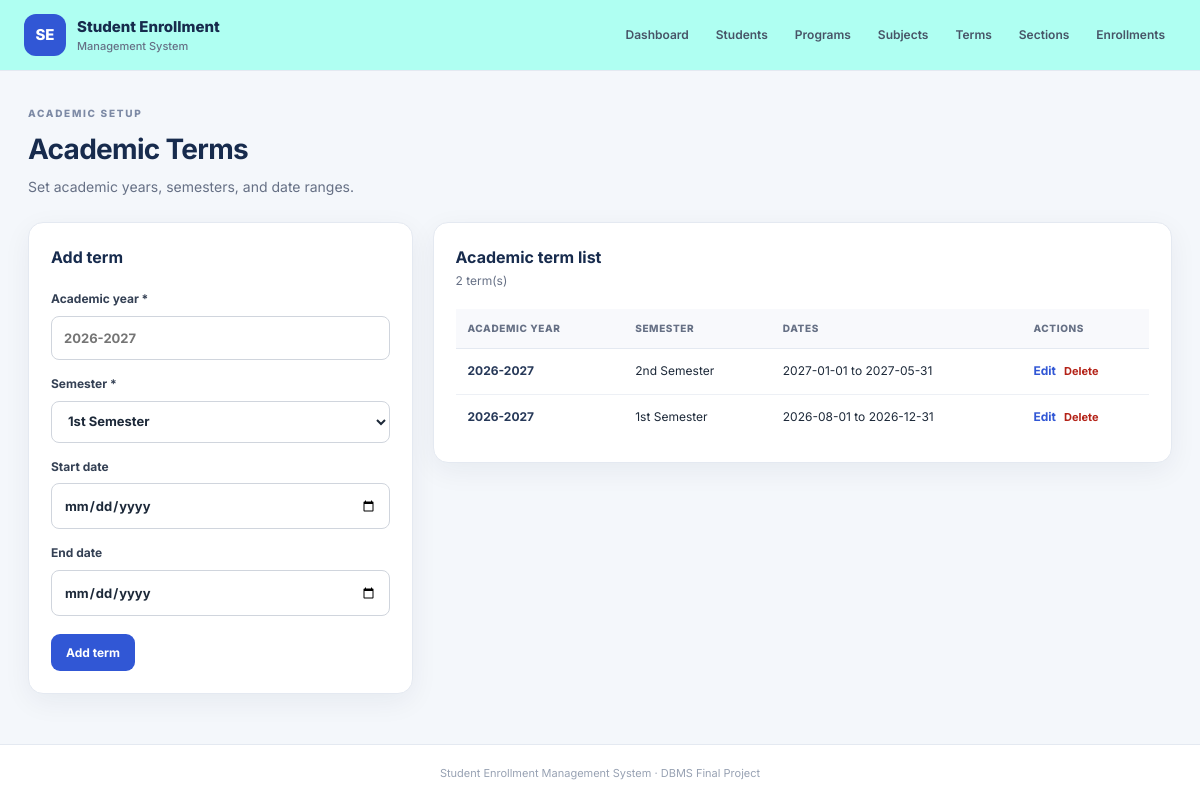
Page /terms.php on the committed database.
### tables this page shows
CREATE TABLE IF NOT EXISTS Terms (
  term_id INT AUTO_INCREMENT PRIMARY KEY,
  academic_year VARCHAR(9) NOT NULL,
  semester VARCHAR(20) NOT NULL,
  start_date DATE NULL,
  end_date DATE NULL,
  UNIQUE KEY uq_term (academic_year, semester)
);

### config.php (called while the page is built, shortened)
<?php
function h($value): string {
    return htmlspecialchars((string)($value ?? ''), ENT_QUOTES, 'UTF-8');
}

### terms.php (the view, shortened to what this page needs)
<?php
require 'config.php';
$edit=null;if(isset($_GET['edit'])){$st=$pdo->prepare('SELECT * FROM Terms WHERE term_id=?');$st->execute([(int)$_GET['edit']]);$edit=$st->fetch();}
$rows=$pdo->query('SELECT * FROM Terms ORDER BY academic_year DESC,term_id DESC')->fetchAll();$pageTitle='Academic Terms';require 'header.php';
?>
<div class="page-heading"><div><p class="eyebrow">ACADEMIC SETUP</p><h1>Academic Terms</h1><p>Set academic years, semesters, and date ranges.</p></div></div>
<div class="content-grid">
<section class="panel"><div class="panel-heading"><h2><?= $edit?'Edit term':'Add term' ?></h2></div><form method="post" class="form-grid one-col">
<label>Academic year *<input required pattern="\d{4}-\d{4}" name="academic_year" value="<?= h($edit['academic_year']??'') ?>" placeholder="2026-2027"></label>
<label>Semester *<select name="semester" required><?php foreach(['1st Semester','2nd Semester','Summer'] as $sem): ?><option <?= ($edit['semester']??'')===$sem?'selected':'' ?>><?= h($sem) ?></option><?php endforeach; ?></select></label>
<label>Start date<input type="date" name="start_date" value="<?= h($edit['start_date']??'') ?>"></label>
<label>End date<input type="date" name="end_date" value="<?= h($edit['end_date']??'') ?>"></label>
<div class="form-actions"><button class="btn"><?= $edit?'Save changes':'Add term' ?></button><?php if($edit): ?><a class="btn btn-outline" href="terms.php">Cancel</a><?php endif; ?></div></form></section>
<section class="panel"><div class="panel-heading"><div><h2>Academic term list</h2><p><?= count($rows) ?> term(s)</p></div></div><div class="table-wrap"><table><thead><tr><th>Academic year</th><th>Semester</th><th>Dates</th><th>Actions</th></tr></thead><tbody>
<?php foreach($rows as $r): ?><tr><td><strong><?= h($r['academic_year']) ?></strong></td><td><?= h($r['semester']) ?></td><td><?= h(($r['start_date']?:'—').' to '.($r['end_date']?:'—')) ?></td><td class="actions"><a class="text-link" href="?edit=<?= (int)$r['term_id'] ?>">Edit</a><form method="post" onsubmit="return confirm('Delete this term?');"><?= csrf_field() ?><input type="hidden" name="action" value="delete"><input type="hidden" name="term_id" value="<?= (int)$r['term_id'] ?>"><button class="link-danger">Delete</button></form></td></tr><?php endforeach; ?>
<?php if(!$rows): ?><tr><td colspan="4" class="muted">No terms yet.</td></tr><?php endif; ?></tbody></table></div></section>
</div><?php require 'footer.php'; ?>

### style.css (style rules this page uses)
:root { --navy: #172b4d; --blue: #3157d5; --blue-dark: #2445b5; --bg: #f4f7fb; --ink: #1d2939; --muted: #667085; --line: #e4e9f1; --white: #fff; --green: #13795b; --red: #b42318; --shadow: 0 8px 28px rgba(25, 42, 70, .06); }
* { box-sizing: border-box; }
body { margin: 0; background: var(--bg); color: var(--ink); font-family: Inter, Arial, sans-serif; font-size: 14px; line-height: 1.55; }
a { color: inherit; text-decoration: none; }
.eyebrow { font-size: 10px; font-weight: 800; letter-spacing: 1.7px; color: #7d8aa5; margin: 0 0 6px; }
.btn { display: inline-flex; align-items: center; justify-content: center; gap: 7px; border: 0; border-radius: 9px; padding: 11px 15px; background: var(--blue); color: #fff; font-weight: 700; font-family: inherit; font-size: 12px; cursor: pointer; white-space: nowrap; }
.panel { background: white; border: 1px solid var(--line); border-radius: 15px; padding: 22px; box-shadow: var(--shadow); min-width: 0; }
.panel-heading { display: flex; align-items: center; justify-content: space-between; gap: 12px; margin-bottom: 18px; }
.panel-heading h2 { font-size: 16px; margin: 0 0 3px; color: var(--navy); }
.panel-heading p { margin: 0; color: var(--muted); font-size: 12px; }
.text-link { color: var(--blue); font-size: 12px; font-weight: 700; }
.page-heading { display: flex; justify-content: space-between; align-items: center; gap: 18px; margin: 5px 0 24px; }
.page-heading h1 { font-size: 28px; letter-spacing: -.7px; color: var(--navy); margin: 0 0 5px; }
.page-heading p:not(.eyebrow) { color: var(--muted); margin: 0; }
.content-grid { display: grid; grid-template-columns: minmax(280px, .78fr) minmax(0, 1.5fr); gap: 20px; align-items: start; }
.form-grid { display: grid; grid-template-columns: repeat(2, minmax(0, 1fr)); gap: 15px; }
.form-grid.one-col { grid-template-columns: 1fr; }
.form-grid label { display: flex; flex-direction: column; gap: 7px; color: #344054; font-size: 12px; font-weight: 700; }
.form-grid input, .form-grid select, .search-form input, .status-form select { width: 100%; min-width: 0; border: 1px solid #d0d5dd; border-radius: 8px; background: white; padding: 11px 12px; font: inherit; font-size: 13px; color: var(--ink); outline: none; }
.form-actions { grid-column: 1 / -1; display: flex; gap: 9px; align-items: center; margin-top: 3px; }
.table-wrap { overflow-x: auto; width: 100%; }
table { width: 100%; border-collapse: collapse; text-align: left; font-size: 12px; }
th { color: #667085; background: #f8f9fc; font-size: 10px; text-transform: uppercase; letter-spacing: .6px; font-weight: 800; padding: 12px; border-bottom: 1px solid var(--line); white-space: nowrap; }
td { padding: 13px 12px; border-bottom: 1px solid #edf0f5; vertical-align: top; }
tbody tr:last-child td { border-bottom: 0; }
td strong { color: #263858; }
.actions { white-space: nowrap; }
.actions form { display: inline-block; margin-left: 8px; }
.link-danger { border: 0; background: none; color: var(--red); font: inherit; font-size: 11px; font-weight: 700; cursor: pointer; padding: 0; }

### rows in the picture
terms: academic_year "2026-2027", semester "2nd Semester", start_date+end_date "2027-01-01 to 2027-05-31"
terms: academic_year "2026-2027", semester "1st Semester", start_date+end_date "2026-08-01 to 2026-12-31"

### other values in the picture
count($rows) "2"
form field semester "1st Semester"
